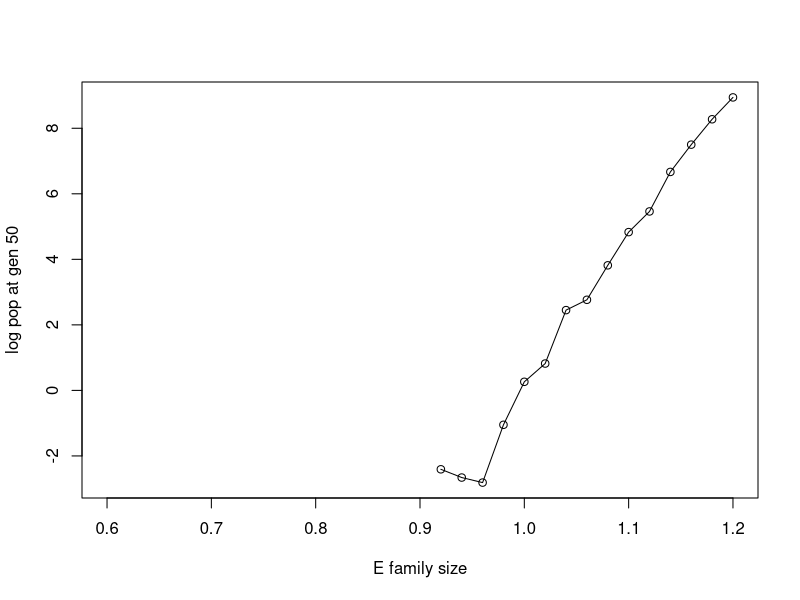

Reproduce this figure in R.
# program spuRs/resources/scripts/bp_grid.r

bp.sim <- function(gen, rv.sim, ...) {
  # population of a branching process at generation gen
  # rv.sim(n, ...) simulates n rv's from the offspring distribution
  Z <- 1
  for (i in 1:gen) {
    if (Z > 0) {
      Z <- sum(rv.sim(Z, ...))
    }
  }
  return(Z)
}


# set parameter values
gen <- 50
size <- 2
prob <- seq(0.3, 0.6, by = 0.01)
n.reps <- 100 # sample size for estimating E Z

# estimate E Z for each value of prob
mu <- rep(0, length(prob))
Z.mean <- rep(0, length(prob))
for (i in 1:length(prob)) {
  Z.sum <- 0
  for (k in 1:n.reps) {
    Z.sum <- Z.sum + bp.sim(gen, rbinom, size, prob[i])
  }
  mu[i] <- size*prob[i]
  Z.mean[i] <- Z.sum/n.reps
}

# plot estimates
# note that values of log(0) (= -infinity) are not plotted
plot(mu, log(Z.mean), type = "o",
     xlab = "E family size", ylab = paste("log pop at gen", gen))
